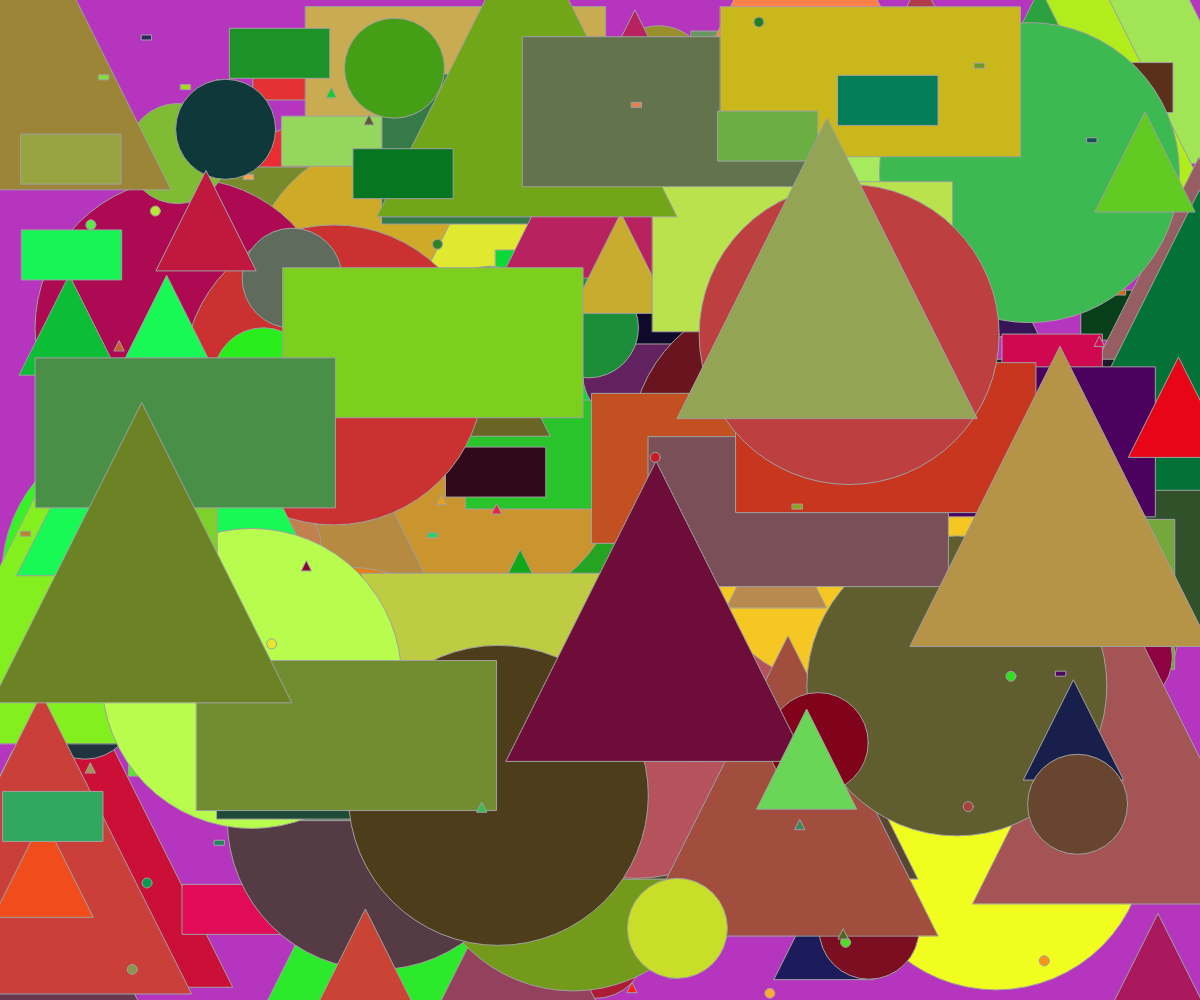
Frame 1 (no input)
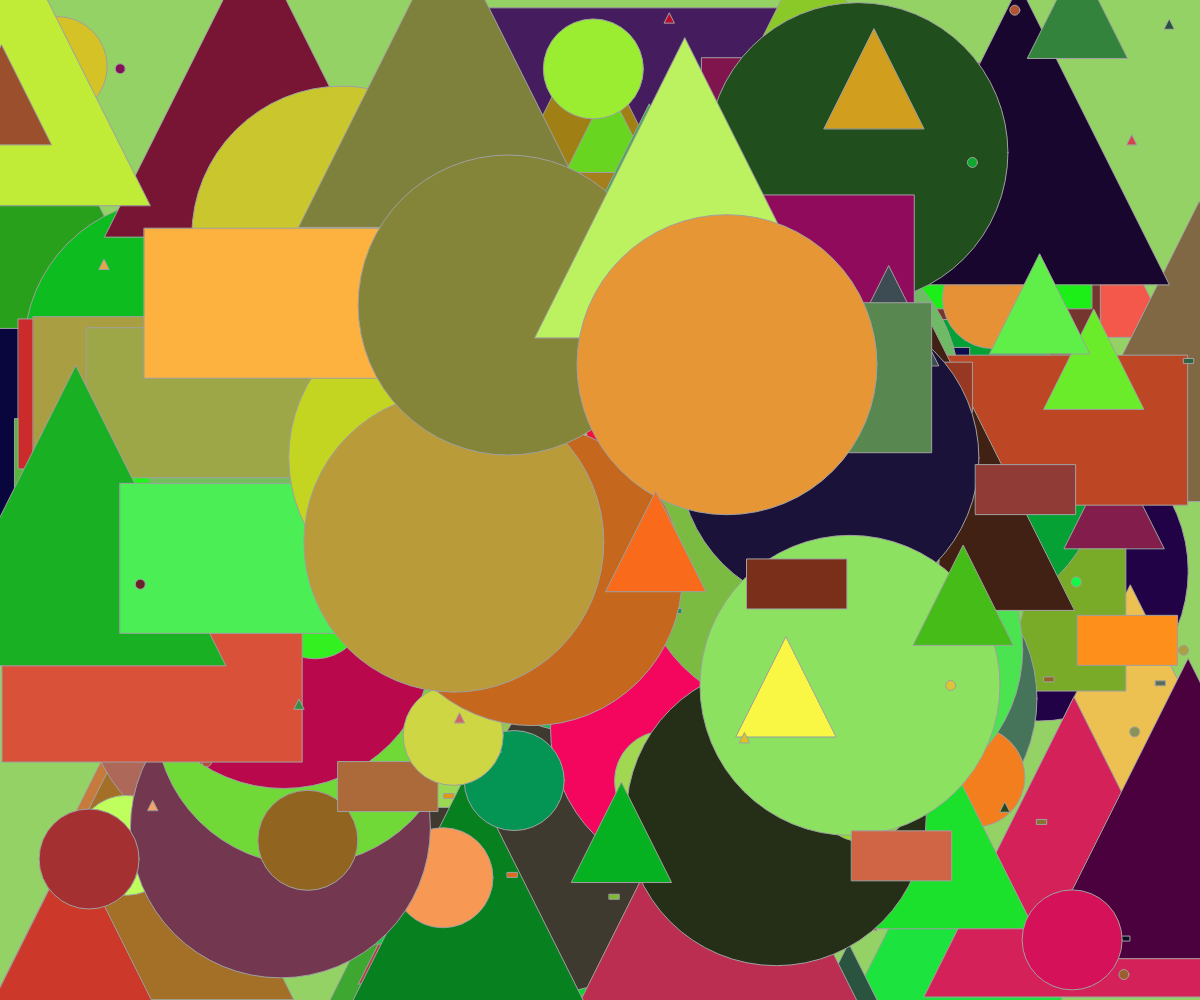
Frame 60 (no input)
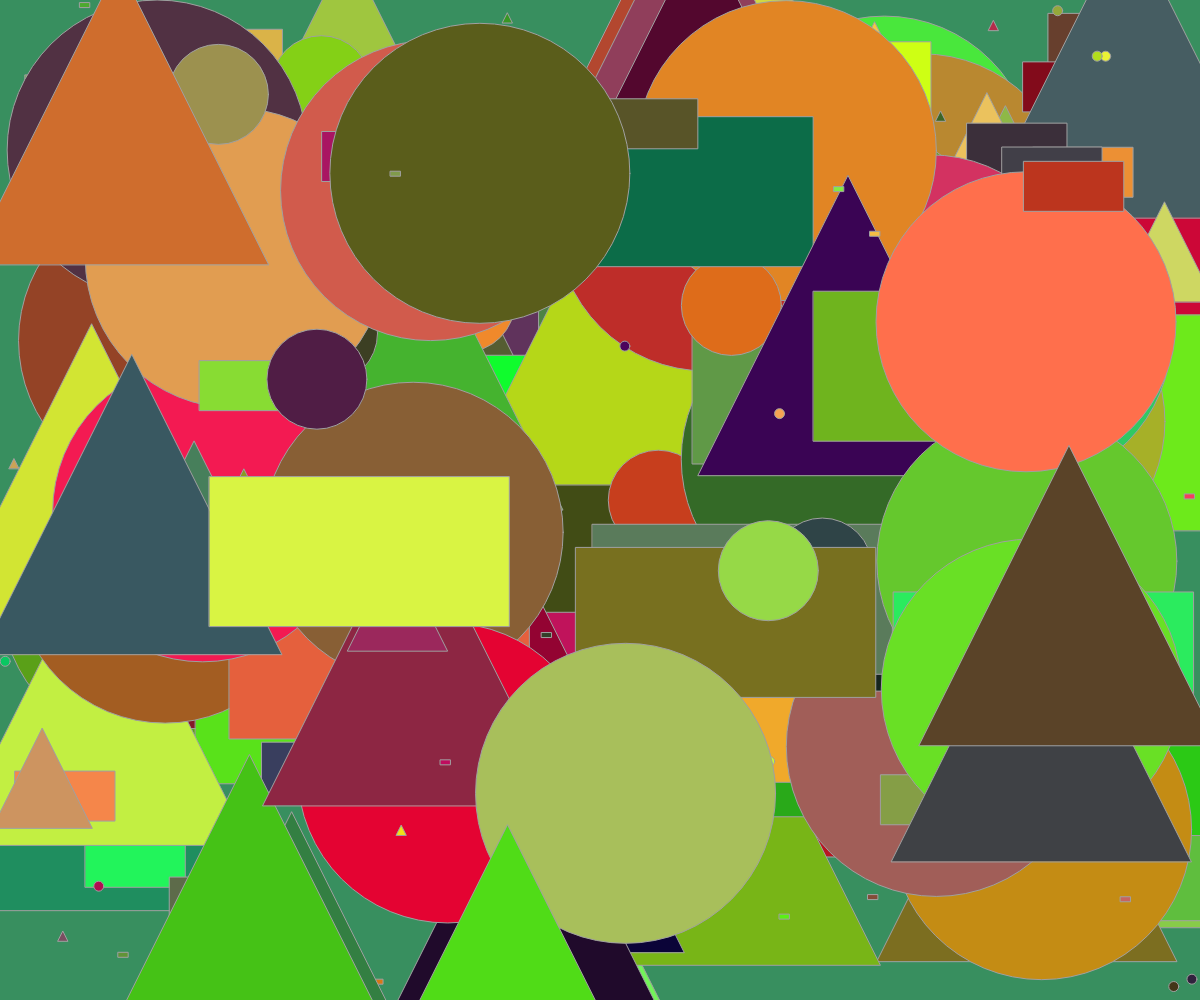
Frame 120 (the mouse pressed at the canvas centre since frame 60)

The p5.js sketch that drew these frames (run headless with seeded random() and noise() and a simulated clock; from frame 60 on, the mouse is pressed at the canvas centre):

// p5.js sketch
// ── sketch.js
let sizes = [10, 100, 300]
function setup() {
  createCanvas(innerWidth, innerHeight);
  noStroke();
}

function draw() {
  background(random(255), random(255), random(255));
  for(let i = 0; i < 300; i++) {
    fill(random(255), random(255), random(100, 20))
    let diameter = random(sizes)
    let radius = diameter/2;
    let strokeChance = random(100)
    if (strokeChance < 33){
      stroke(160)
    } else if (strokeChance < 66){ 

    } else {

    }

// choose shape at random
    let shapeChance = random(100)
    if (shapeChance < 33) {
    circle(random(radius, width-radius), random(radius, height-radius), diameter);
    } else if (shapeChance < 66) {
      rect(random(0, width-diameter), random(0, height-diameter),
    diameter, radius)
    } else {

      // calculate center of triangle
      let x = random(width)
      let y = random(height)
      triangle(x-radius, y+radius, x, y-radius, x+radius, y+radius)
    }
}
}

// ── style.css
html, body {
  margin: 0;
  padding: 0;
}

canvas {
  display: block;
}

body {
  cursor: none;
}

#custom-cursor {
  width: 20px;
  height: 20px;
  background-color: #0000;
  border-radius: 50%;
  position: fixed; 
  top: 0;
  left: 0;
  pointer-events: none; 
  transform: translate(-50%, -50%); 
  z-index: 1; 
}
